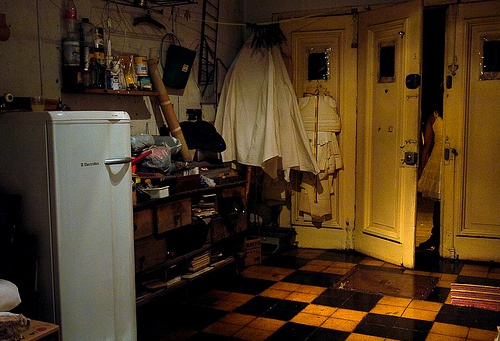
#> input picture debug/imagewrite/0.jpg, 500 x 341 px
$ python -i data_augment.py   (imports and definitions only)
#> lines starting #> are read from the running program, lines starting #| are printed output that depends on the picture
#> further down, picture is the input picture: shape (341, 500, 3); mean B, G, R 29.5, 53.9, 74.3
#!/usr/bin/env python3
# -*- coding:utf-8 -*-
# This code is based on
# https://github.com/ultralytics/yolov5/blob/master/utils/dataloaders.py

import math
import random

import cv2
import numpy as np


def augment_hsv(im, hgain=0.5, sgain=0.5, vgain=0.5):
    '''HSV color-space augmentation.'''
#> called with hgain = 0.5, sgain = 0.5, vgain = 0.5
    if hgain or sgain or vgain:
        r = np.random.uniform(-1, 1, 3) * [hgain, sgain, vgain] + 1  # random gains
        hue, sat, val = cv2.split(cv2.cvtColor(im, cv2.COLOR_BGR2HSV))
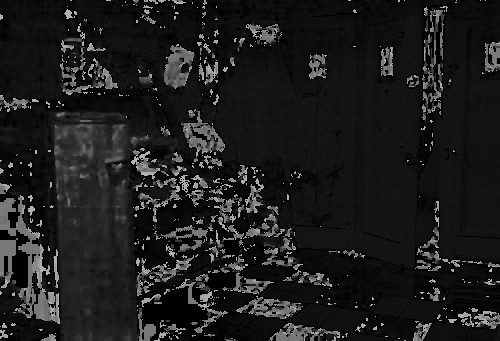
#> hue: shape (341, 500); min 0, max 179, mean 28.8
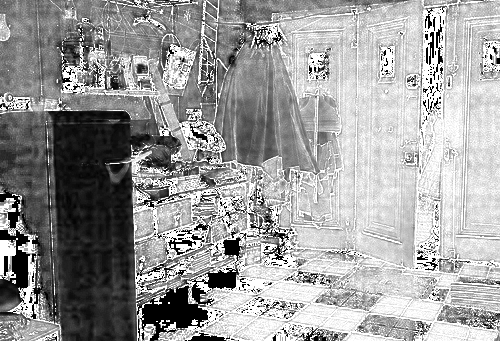
#> sat: shape (341, 500); min 0, max 255, mean 156.8
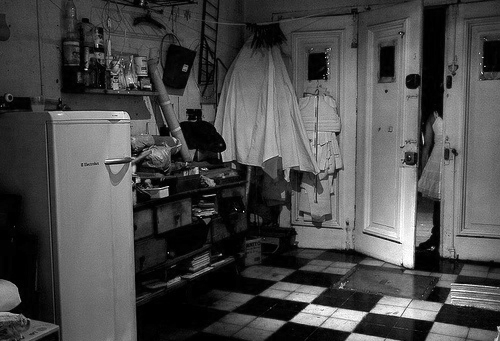
#> val: shape (341, 500); min 0, max 255, mean 74.8
        dtype = im.dtype  # uint8

        x = np.arange(0, 256, dtype=r.dtype)
        lut_hue = ((x * r[0]) % 180).astype(dtype)
        lut_sat = np.clip(x * r[1], 0, 255).astype(dtype)
#> lut_sat = 256 values from 0 to 255
        lut_val = np.clip(x * r[2], 0, 255).astype(dtype)
#> lut_val = 256 values from 0 to 255

        im_hsv = cv2.merge((cv2.LUT(hue, lut_hue), cv2.LUT(sat, lut_sat), cv2.LUT(val, lut_val)))
#> im_hsv: shape (341, 500, 3); mean H, S, V 26.8, 177.5, 81.9
        cv2.cvtColor(im_hsv, cv2.COLOR_HSV2BGR, dst=im)  # no return needed
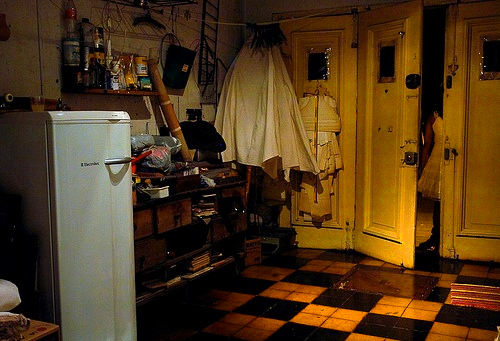
#> im: shape (341, 500, 3); mean B, G, R 24.6, 55.5, 81.2


# [215 lines left out: functions letterbox, mixup, box_candidates, random_affine, get_transform_matrix, mosaic_augmentation, not called in this run]

>>> import cv2
>>> picture = cv2.imread('../../debug/imagewrite/0.jpg')
>>> result = augment_hsv(picture)
